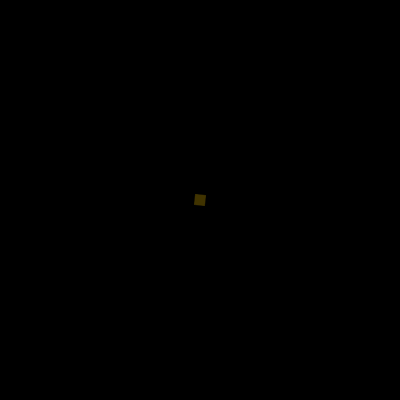
Frame 1 (no input)
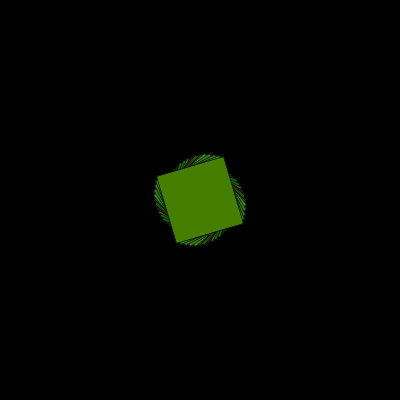
Frame 60 (the mouse pressed at the canvas centre just before this capture)
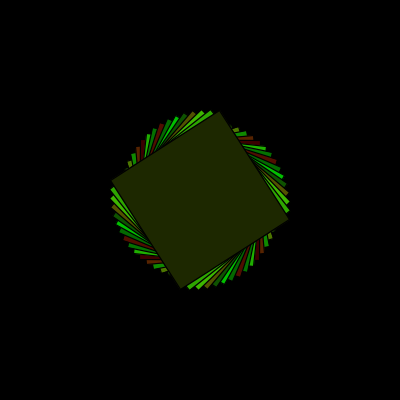
Frame 120 (the mouse held since frame 60 and released just before this capture)

The Processing sketch that drew these frames (run headless with seeded random() and noise(); from frame 60 on, the mouse is pressed at the canvas centre):

// Processing sketch: processing_134332
// ── processing_134332.pde

float rad = 0.0;
float s = 0.1;
float timer = 0.0;
float scalespeed = 0.1;
float myscale = 1.0;
void setup()
{
  size(400,400);
  background(0);
  frameRate(30);
}

void draw()
{
  rad = rad +0.1;
  s = s + 0.01;
  myscale = myscale + scalespeed;
  timer = timer + (1.0/30.0);
  
  if(timer>0.0 && timer<9.0)
    {
    pushMatrix();
    fill(random(100), random(200), random(0));
    translate(width/2, height/2);
    rotate(rad);
    scale(s);
    rectMode(CENTER);
    rect(0, 0, 100, 100);
    popMatrix();
  }
    else if( timer>9.0 && timer<14.0)
    {     
    pushMatrix();    
    translate(width/2,height/2);
    rotate(rad);
    scale(s-1);
    rect(0,0,100,100);
    fill(255,255,255);
    popMatrix();
    }
      else if (timer>14.0)
      {
      pushMatrix();
      fill(random(200), random(0), random(100));
      translate(width/2, height/2);
      rotate(rad-1);
      triangle(100,50, 50,100, 100,100);
      popMatrix();
      }
}
